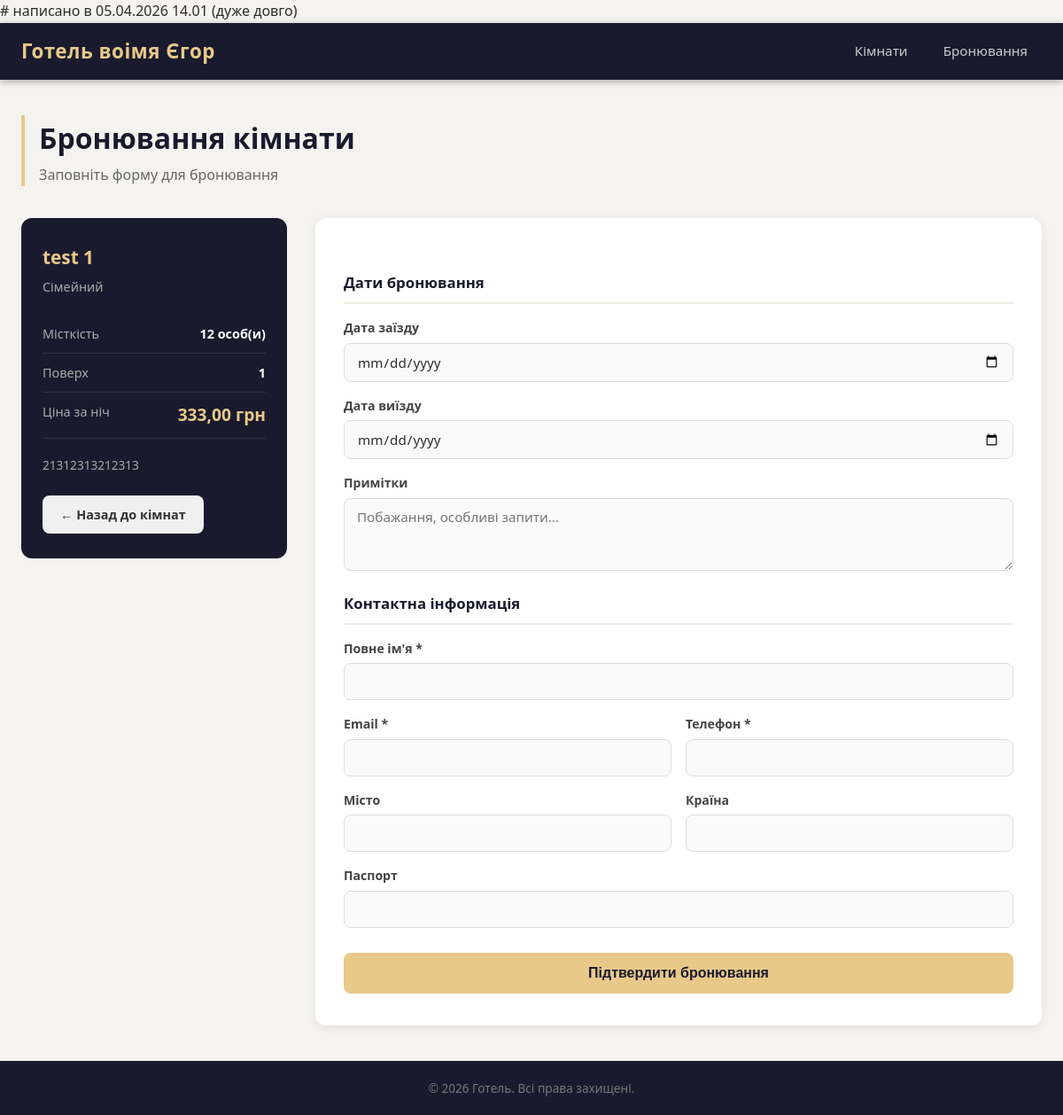
The app's page /bookings/create/1/ with its own data.
### app/models.py (models this page shows, shortened)
class Room(models.Model):
    ROOM_TYPES = [
        ('single', 'Одномісний'),
        ('double', 'Двомісний'),
        ('suite', 'Люкс'),
        ('family', 'Сімейний'),
    ]
    name = models.CharField(max_length=100, verbose_name='Назва')
    room_type = models.CharField(max_length=10, choices=ROOM_TYPES, default='single', verbose_name='Тип кімнати')
    capacity = models.PositiveIntegerField(verbose_name='Місткість')
    price_per_day = models.DecimalField(max_digits=8, decimal_places=2, verbose_name='Ціна за день')
    description = models.TextField(blank=True, verbose_name='Опис')
    floor = models.PositiveIntegerField(default=1, verbose_name='Поверх')
    has_wifi = models.BooleanField(default=True, verbose_name='Wi-Fi')
    has_tv = models.BooleanField(default=True, verbose_name='Телевізор')
    has_air_conditioning = models.BooleanField(default=False, verbose_name='Кондиціонер')
    is_active = models.BooleanField(default=True, verbose_name='Активна')
    class Meta:
        verbose_name = 'Кімната'
        verbose_name_plural = 'Кімнати'

### app/views.py (the view, shortened to what this page needs)
# urls.py: path('bookings/create/<int:room_pk>/', views.booking_create, name='booking_create'),
def booking_create(request, room_pk):
    room = get_object_or_404(Room, pk=room_pk, is_active=True)
    return render(request, 'booking_form.html', {'room': room})

### templates/booking_form.html (shortened to what this page needs)
{% extends 'base.html' %}
{% block content %}
<div class="page-header">
    <h1>Бронювання кімнати</h1>
    <p class="page-subtitle">Заповніть форму для бронювання</p>
</div>
<div class="form-layout">
    <div class="room-summary">
        <h2>{{ room.name }}</h2>
        <p class="room-type-label">{{ room.get_room_type_display }}</p>
        <div class="summary-details">
            <div class="summary-row">
                <span>Місткість</span>
                <strong>{{ room.capacity }} особ(и)</strong>
            </div>
            <div class="summary-row">
                <span>Поверх</span>
                <strong>{{ room.floor }}</strong>
            </div>
            <div class="summary-row price-row">
                <span>Ціна за ніч</span>
                <strong class="price-highlight">{{ room.price_per_day }} грн</strong>
            </div>
        </div>
        {% if room.description %}
        <p class="room-desc">{{ room.description }}</p>
        {% endif %}
        <a href="{% url 'room_list' %}" class="btn btn-secondary">&#8592; Назад до кімнат</a>
    </div>
    <div class="form-card">
        <form method="post">
            <h3 class="form-section-title">Дати бронювання</h3>
            <div class="form-group">
                <label for="id_start_date">Дата заїзду</label>
                <input type="date" name="start_date" id="id_start_date" class="form-control" required>
            </div>
            <div class="form-group">
                <label for="id_end_date">Дата виїзду</label>
                <input type="date" name="end_date" id="id_end_date" class="form-control" required>
            </div>
            <div class="form-group">
                <label for="id_notes">Примітки</label>
                <textarea name="notes" id="id_notes" class="form-control" rows="3" placeholder="Побажання, особливі запити..."></textarea>
            </div>
            <h3 class="form-section-title">Контактна інформація</h3>
            <div class="form-group">
                <label for="id_full_name">Повне ім'я *</label>
                <input type="text" name="full_name" id="id_full_name" class="form-control" required>
            </div>
            <div class="form-row">
                <div class="form-group">
                    <label for="id_email">Email *</label>
                    <input type="email" name="email" id="id_email" class="form-control" required>
                </div>
                <div class="form-group">
                    <label for="id_phone">Телефон *</label>
                    <input type="text" name="phone" id="id_phone" class="form-control" required>
                </div>
            </div>
            <div class="form-row">
                <div class="form-group">
                    <label for="id_city">Місто</label>
                    <input type="text" name="city" id="id_city" class="form-control">
                </div>
                <div class="form-group">
                    <label for="id_country">Країна</label>
                    <input type="text" name="country" id="id_country" class="form-control">
                </div>
            </div>
            <div class="form-group">
                <label for="id_passport">Паспорт</label>
                <input type="text" name="passport" id="id_passport" class="form-control">
            </div>
            <div class="form-actions">
                <button type="submit" class="btn btn-primary btn-large">Підтвердити бронювання</button>
            </div>
        </form>
    </div>
</div>
{% endblock %}

### static/css/style.css (style rules this page uses)
*, *::before, *::after { box-sizing: border-box; margin: 0; padding: 0; }
body { font-family: 'Segoe UI', Tahoma, Geneva, Verdana, sans-serif; background-color: #f5f3ef; color: #2c2c2c; line-height: 1.6; min-height: 100vh; display: flex; flex-direction: column; }
a { text-decoration: none; color: inherit; }
.page-header { margin-bottom: 36px; border-left: 4px solid #e8c98a; padding-left: 16px; }
.page-header h1 { font-size: 2rem; font-weight: 700; color: #1a1a2e; }
.page-subtitle { color: #666; margin-top: 4px; font-size: 1rem; }
.btn { display: inline-block; padding: 10px 20px; border-radius: 8px; font-size: 0.9rem; font-weight: 600; cursor: pointer; border: none; transition: background 0.2s, transform 0.1s; text-align: center; }
.btn-primary { background: #e8c98a; color: #1a1a2e; }
.btn-secondary { background: #f0f0f0; color: #333; }
.btn-large { padding: 14px 32px; font-size: 1rem; width: 100%; }
.form-layout { display: grid; grid-template-columns: 300px 1fr; gap: 32px; align-items: start; }
.room-summary { background: #1a1a2e; color: #fff; border-radius: 12px; padding: 28px 24px; position: sticky; top: 80px; }
.room-summary h2 { font-size: 1.3rem; margin-bottom: 4px; color: #e8c98a; }
.room-type-label { color: #aaa; font-size: 0.9rem; margin-bottom: 20px; }
.summary-details { margin-bottom: 20px; }
.summary-row { display: flex; justify-content: space-between; padding: 10px 0; border-bottom: 1px solid rgba(255,255,255,0.1); font-size: 0.9rem; }
.summary-row span { color: #aaa; }
.price-row strong { font-size: 1.1rem; }
.price-highlight { color: #e8c98a; font-size: 1.2rem !important; }
.room-desc { font-size: 0.85rem; color: #aaa; margin-bottom: 24px; line-height: 1.5; }
.form-card { background: #fff; border-radius: 12px; box-shadow: 0 2px 12px rgba(0,0,0,0.08); padding: 36px 32px; }
.form-section-title { font-size: 1.05rem; font-weight: 700; color: #1a1a2e; margin: 24px 0 16px; padding-bottom: 8px; border-bottom: 2px solid #f0ebe0; }
.form-group { margin-bottom: 16px; }
.form-group label { display: block; font-size: 0.88rem; font-weight: 600; color: #444; margin-bottom: 5px; }
.form-control { width: 100%; padding: 10px 14px; border: 1px solid #ddd; border-radius: 8px; font-size: 0.95rem; font-family: inherit; color: #2c2c2c; background: #fafafa; transition: border-color 0.2s, box-shadow 0.2s; }
textarea.form-control { resize: vertical; min-height: 80px; }
.form-row { display: grid; grid-template-columns: 1fr 1fr; gap: 16px; }
.form-actions { margin-top: 28px; }

### records on screen
Room: name "test 1", room_type "Сімейний", capacity "12", floor "1", price_per_day "333,00", description "21312313212313"
